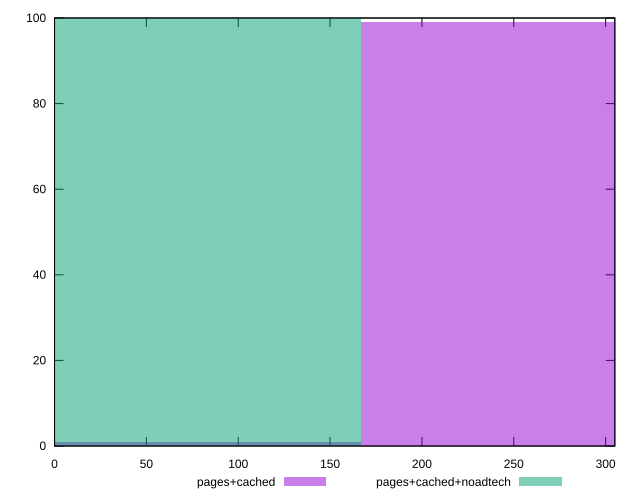

This chart was generated by the following gnuplot code:
reset

$pagesCached <<EOF
0 1
333.3021589084241 99
EOF

$pagesCachedNoadtech <<EOF
0 100
EOF

set key outside below
set boxwidth 333.3021589084241
set xrange [0:305.01]
set yrange [0:100]
set trange [0:100]
set style fill transparent solid 0.5 noborder
set terminal svg size 640, 500 enhanced background rgb 'white'
set output "report_00009_2021-02-08T22-37-41.559Z/uses-rel-preconnect/comparison/histogram/1_vs_2.svg"

plot $pagesCached title "pages+cached" with boxes, \
     $pagesCachedNoadtech title "pages+cached+noadtech" with boxes

reset
